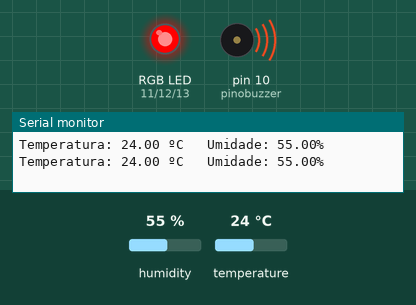
A sketch run on a simulated Arduino Uno, built with avr-gcc and run on an emulated ATmega328P. Shown: an RGB LED mixed from three pins (HIGH = lit), buzzer (waves = sounding), the last lines printed to the serial monitor. The test bench sets the inputs (shaded band); at power-on: temperature 24 °C, humidity 55 %.

Above: at 3.4 s.
3.5 s: temperature set to 22 °C
At 5.6 s:
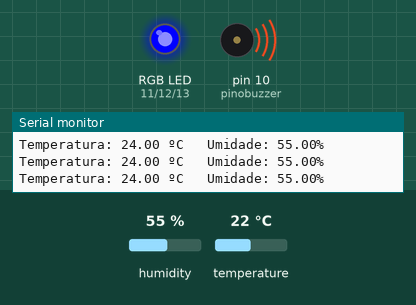
8.7 s: temperature set to 18 °C
At 11.02 s:
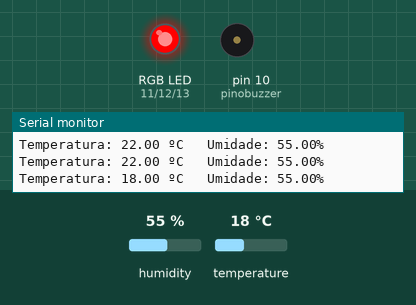
13.6 s: temperature set to 21 °C
At 15.87 s:
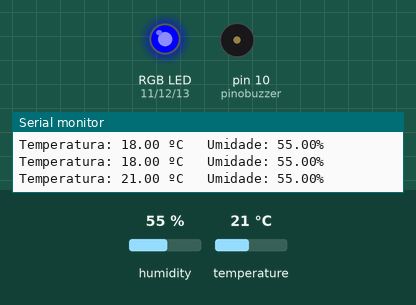
Timing chart, 0 to 24.7 s (numbered marks = the images above; inputs shaded):
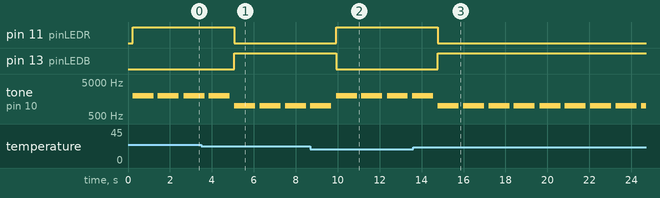

Measured:
- the behaviour switches between 24 and 23 °C on temperature (found by bisection; images 0 and 1)
- the behaviour switches between 20 and 19 °C on temperature (found by bisection; images 1 and 2)
- after the input at 3.5 s, pin 11 (pinLEDR): HIGH → LOW after 1.6 s; pin 13 (pinLEDB): LOW → HIGH after 1.6 s
- after the input at 8.7 s, pin 11 (pinLEDR): LOW → HIGH after 1.2 s; pin 13 (pinLEDB): HIGH → LOW after 1.2 s
- after the input at 13.6 s, pin 11 (pinLEDR): HIGH → LOW after 1.2 s; pin 13 (pinLEDB): LOW → HIGH after 1.2 s
- by itself, tone on pin 10 (pinobuzzer): alternates 1000 Hz for 1.0 s and silent for 0.22 s

The sketch:

class11.ino
```cpp
//#include <DHT.h>
//#include <DHT_U.h>

#include "DHT.h"

//Define os pinos dos componentes
const int pino_dht = 9;//pino do sensor DHT
const int pinLEDR = 11;//Led RGB (red)
const int pinLEDG = 12;//Led RGB (green)
const int pinLEDB = 13;//Led RGB (blue)
const int pinobuzzer = 10;//buzzer

//Variáveis para armazenar temperatura e umidade
float temperatura;
float umidade;

DHT dht(pino_dht, DHT11);

void setup() {
  Serial.begin(9600);
  dht.begin();

  //Configurando os pinos
  pinMode(pinLEDR, OUTPUT);
  pinMode(pinLEDG, OUTPUT);
  pinMode(pinLEDB, OUTPUT);
  pinMode(pinobuzzer, OUTPUT);

}

void loop() {
  //Tempo de espera entre leituras
  delay(200);
  temperatura = dht.readTemperature();
  umidade = dht.readHumidity();

  //Caso ocorra falhas
  if (isnan(umidade) || isnan(temperatura)) {
    //Acende branco
    digitalWrite(pinLEDR, HIGH);
    digitalWrite(pinLEDG, HIGH);
    digitalWrite(pinLEDB, HIGH);
  }
  else{
    if(temperatura > 23 || temperatura < 20){
      //Acende vermelho e aciona o buzzer a 2000Hz
      digitalWrite(pinLEDR, HIGH);
      digitalWrite(pinLEDG, LOW);
      digitalWrite(pinLEDB, LOW);
      tone(pinobuzzer, 2000);
      delay(1000);
   }
   else if(temperatura > 35 || temperatura < 30){
    //Acendde azul e ativa buzzer a 1000Hz
      digitalWrite(pinLEDR, LOW);
      digitalWrite(pinLEDG, LOW);
      digitalWrite(pinLEDB, HIGH);
      tone(pinobuzzer, 1000);
      delay(1000);
   }
   else{
   //Acende Verde
      digitalWrite(pinLEDR, LOW);
      digitalWrite(pinLEDG, HIGH);
      digitalWrite(pinLEDB, LOW);
   }


   //Turn off buzzer
   noTone(pinobuzzer);
  }
    Serial.print("Temperatura: ");
    Serial.print(temperatura);
    Serial.print(" ºC ");

    Serial.print("\t");

    //Valores da Umidade
    Serial.print("Umidade: ");
    Serial.print(umidade);
    Serial.print("%\t");
    Serial.println();
}
```
